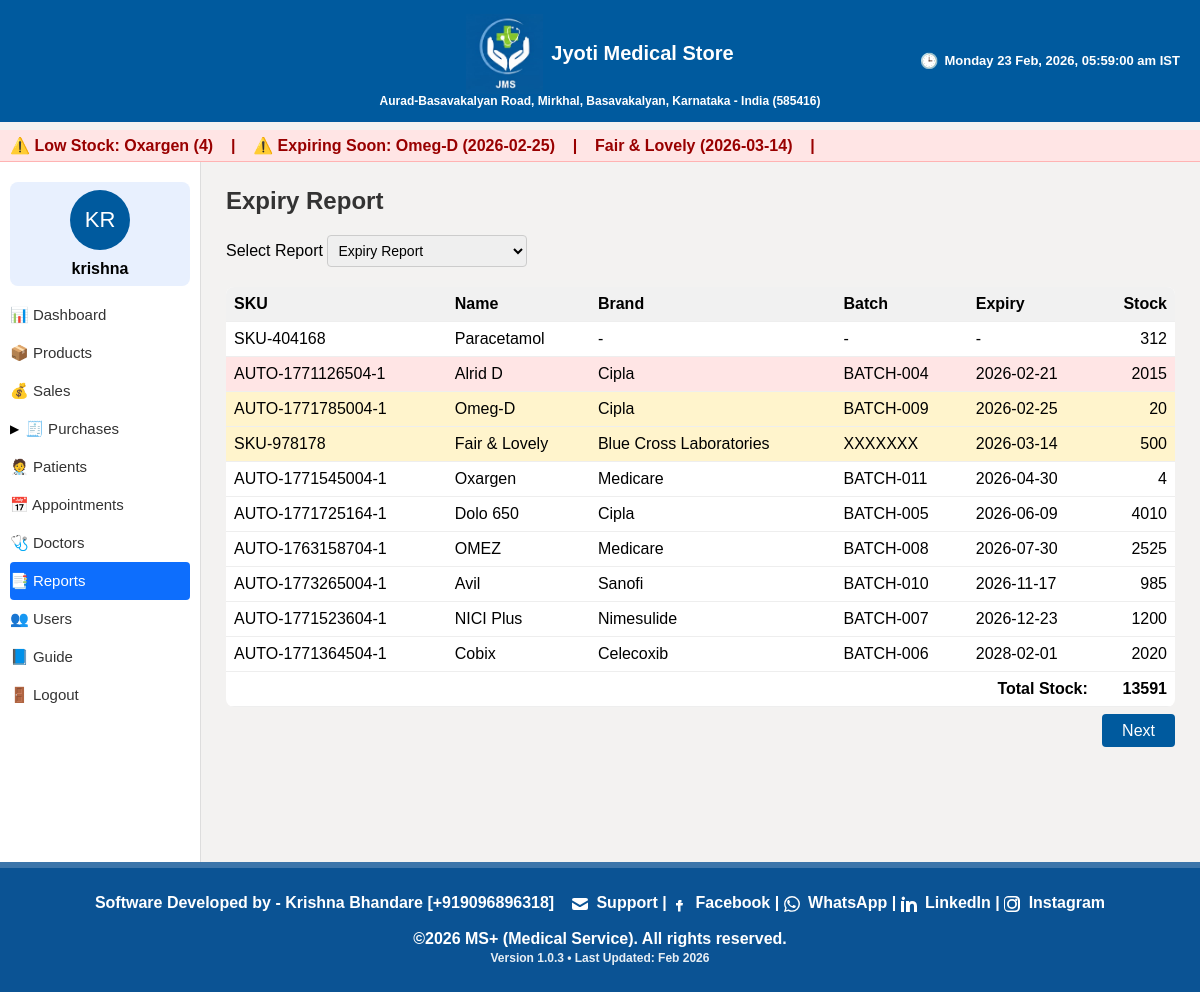
The app's page /reports/expiry (signed in) with its own data.
### models.py (models this page shows, shortened)
class Product(db.Model):
    __tablename__ = 'products'
    id = db.Column(db.Integer, primary_key=True)
    sku = db.Column(db.String(50), unique=True, nullable=False)
    name = db.Column(db.String(200), nullable=False)
    brand = db.Column(db.String(100))
    batch_no = db.Column(db.String(100))
    expiry_date = db.Column(db.Date)
    purchase_price = db.Column(db.Float, default=0.0)
    sale_price = db.Column(db.Float, default=0.0)
    tax_rate = db.Column(db.Float, default=0.0)
    current_stock = db.Column(db.Integer, default=0)
    category = db.Column(db.String(50))  # medicine, cosmetic, fmcg, life_saving, ayurvedic, equipment, general
    gst_percent = db.Column(db.Float, default=0)
    cgst_percent = db.Column(db.Float, default=0)
    sgst_percent = db.Column(db.Float, default=0)

class User(UserMixin, db.Model):
    __tablename__ = 'users'
    id = db.Column(db.Integer, primary_key=True)
    username = db.Column(db.String(80), unique=True, nullable=False)
    email = db.Column(db.String(120), unique=True, nullable=True)
    password_hash = db.Column(db.String(200), nullable=False)
    role = db.Column(db.String(20), default='staff')
    created_at = db.Column(db.DateTime, default=datetime.utcnow)
    first_name = db.Column(db.String(120), nullable=True)
    last_name = db.Column(db.String(120), nullable=True)
    file_label = db.Column(db.String(64), nullable=True)
    profile_image = db.Column(db.String(256), nullable=True)

### app.py (the view)
@app.route('/reports/expiry')
@login_required
def report_expiry():
    from datetime import date, timedelta
    page = request.args.get('page', 1, type=int)
    products_query = Product.query.order_by(Product.expiry_date)
    products = products_query.paginate(
        page=page,
        per_page=10,
        error_out=False
    )
    current_date = date.today()
    soon_date = current_date + timedelta(days=30)
    all_products = products_query.all()
    expired_count = sum(
        1 for p in all_products
        if p.expiry_date and p.expiry_date <= current_date
    )
    expiring_soon_count = sum(
        1 for p in all_products
        if p.expiry_date and current_date < p.expiry_date <= soon_date
    )
    return render_template(
        'reports/expiry_report.html',
        products=products,
        current_date=current_date,
        soon_date=soon_date,
        expired_count=expired_count,
        expiring_soon_count=expiring_soon_count
    )

### app.py (called while the page is built)
@login_manager.user_loader
def load_user(user_id):
    try:
        return User.query.get(int(user_id))
    except:
        return None

@app.before_request
def require_login():
    if request.endpoint is None:
        return
    allowed_routes = ['login', 'forgot', 'reset_otp', 'static']
    if request.endpoint.startswith('static'):
        return
    if request.endpoint not in allowed_routes and not current_user.is_authenticated:
        return redirect(url_for('login'))

@app.context_processor
def inject_globals():
    if current_user.is_authenticated:
        initials = current_user.username[:2].upper()
        display_name = current_user.username
    else:
        initials = ""
        display_name = ""
    ist = datetime.utcnow() + timedelta(hours=5, minutes=30)
    current_dt_display = ist.strftime("%A, %d %b %Y, %I:%M:%S %p IST")
    current_day = ist.strftime("%A")
    return dict(
        initials=initials,
        display_name=display_name,
        current_dt_display=current_dt_display,
        current_day=current_day,
        is_admin=is_admin   # ⭐ ADD THIS LINE
    )

@app.teardown_appcontext
def shutdown_session(exception=None):
    db.session.remove()

@app.context_processor
def inject_low_stock():
    from flask import request
    if request.endpoint and (
        "login" in request.endpoint or
        "auth" in request.endpoint
    ):
        return dict(low_stock=[], expiring_soon=[])
    try:
        low_stock = Product.query.filter(Product.current_stock <= 5).all()
        today = date.today()
        soon = today + timedelta(days=30)
        expiring_soon = Product.query.filter(
            Product.expiry_date <= soon,
            Product.expiry_date >= today
        ).all()
        return dict(
            low_stock=low_stock,
            expiring_soon=expiring_soon
        )
    except Exception:
        return dict(low_stock=[], expiring_soon=[])

### templates/reports/expiry_report.html (shortened to what this page needs)
{% extends "base.html" %}
{% block content %}
<h2>Expiry Report</h2>
<div style="display:flex; gap:20px; margin-bottom:20px; align-items:flex-end;">
    <div>
        <label>Select Report</label>
        <select id="report-select" style="padding:6px; width:200px;">
            <option value="/reports/expiry" {% if 'expiry' in request.path %}selected{% endif %}>Expiry Report</option>
        </select>
    </div>
</div>
<table id="expiryTable" border="0" cellpadding="6" cellspacing="0"
       style="width:100%; background:white; border-radius:8px; overflow:hidden;">
    <thead style="background:#f1f1f1;">
        <tr>
            <th onclick="sortTable('expiryTable', 0)" style="cursor:pointer;" align="left">SKU</th>
            <th onclick="sortTable('expiryTable', 1)" style="cursor:pointer;" align="left">Name</th>
            <th onclick="sortTable('expiryTable', 2)" style="cursor:pointer;" align="left">Brand</th>
            <th onclick="sortTable('expiryTable', 3)" style="cursor:pointer;" align="left">Batch</th>
            <th onclick="sortTable('expiryTable', 4)" style="cursor:pointer;" align="left">Expiry</th>
            <th onclick="sortTable('expiryTable', 5)" style="cursor:pointer;" align="right">Stock</th>
        </tr>
    </thead>
<tbody>
    {% set ns = namespace(total_stock=0) %}
    {% for p in products.items %}
        {% set ns.total_stock = ns.total_stock + (p.current_stock or 0) %}
        {% set expired = (p.expiry_date and p.expiry_date <= current_date) %}
        {% set expiring_soon = (p.expiry_date and p.expiry_date > current_date and p.expiry_date <= soon_date) %}
        <tr
            class="
                {% if expired %}low-stock-row
                {% elif expiring_soon %}expiring-soon-row
                {% endif %}
            "
        >
            <td>{{ p.sku }}</td>
            <td>{{ p.name }}</td>
            <td>{{ p.brand or '-' }}</td>
            <td>{{ p.batch_no or '-' }}</td>
            <td>{{ p.expiry_date or '-' }}</td>
            <td align="right">{{ p.current_stock or 0 }}</td>
        </tr>
    {% endfor %}
</tbody>
<tfoot>
    <tr>
        <td colspan="5" align="right"><strong>Total Stock:</strong></td>
        <td align="right"><strong>{{ ns.total_stock }}</strong></td>
    </tr>
</tfoot>
</table>
<div style="text-align: right; margin-top: 15px;">
    {% if products.has_next %}
        <a href="{{ url_for('report_expiry', page=products.next_num) }}" class="btn btn-primary">Next</a>
    {% endif %}
</div>
{% endblock %}

### templates/base.html (shortened to what this page needs)
<!DOCTYPE html>
<html lang="en">
<head>
    <link rel="stylesheet" href="{{ url_for('static', filename='css/style.css') }}">
</head>
<body>
<div class="fixed-header">
    <div class="topbar">
<div style="flex:1; text-align:center; line-height:1.3; display:flex; flex-direction:column; align-items:center;">
    <div style="display:flex; align-items:center; gap:8px;">
        <img src="{{ url_for('static', filename='logo.PNG') }}" class="title-logo">
        <strong style="font-size:20px;">Jyoti Medical Store</strong>
    </div>
    <span style="font-size:12px;">
        Aurad-Basavakalyan Road, Mirkhal, Basavakalyan, Karnataka - India (585416)
    </span>
</div>
        {% block top_right %}
        <div style="position:absolute; right:20px; font-size:13px; display:flex; align-items:center; gap:6px;">
            <span style="font-size:15px;">🕒</span>
            <span id="live_datetime"></span>
        </div>
        {% endblock %}
    </div>
</div>
<div style="height: 70px;"></div>
{% block alerts %}
{% if low_stock or expiring_soon %}
<div class="alert-marquee print-hide"
     style="
        background:#ffe5e5;
        padding:6px 10px;
        color:#900;
        font-weight:bold;
        white-space:nowrap;
        overflow:hidden;
        border-bottom:1px solid #ffb3b3;
     ">
    <marquee behavior="scroll" direction="left" scrollamount="5">
        {% if low_stock %}
            ⚠️ Low Stock:
            {% for p in low_stock %}
                {{ p.name }} ({{ p.current_stock }}) &nbsp;&nbsp; | &nbsp;&nbsp;
            {% endfor %}
        {% endif %}
        {% if expiring_soon %}
            ⚠️ Expiring Soon:
            {% for p in expiring_soon %}
                {{ p.name }} ({{ p.expiry_date }}) &nbsp;&nbsp; | &nbsp;&nbsp;
            {% endfor %}
        {% endif %}
    </marquee>
</div>
{% endif %}
{% endblock %}
<div class="layout">
{% if current_user.is_authenticated %}
<div class="sidebar">
    <div class="profile-card">
        <div class="initials-circle">{{ initials }}</div>
        <div><strong>{{ display_name }}</strong></div>
    </div>
    <a href="{{ url_for('dashboard') }}" class="menu-item">📊 Dashboard</a>
    <a href="{{ url_for('products') }}" class="menu-item">📦 Products</a>
    <a href="{{ url_for('sales_list') }}" class="menu-item">💰 Sales</a>
    <li class="has-submenu menu-parent" onclick="toggleMenu('purchaseMenu')">
        <span class="menu-arrow" id="purchaseArrow">▶</span>
        <a href="#">🧾 Purchases</a>
    </li>
    <a href="{{ url_for('patients') }}" class="menu-item">🧑‍⚕️ Patients</a>
    <a href="{{ url_for('appointments_list') }}" class="menu-item">📅 Appointments</a>
    <a href="{{ url_for('doctors_list') }}" class="menu-item">🩺 Doctors</a>
    <a href="{{ url_for('report_expiry') }}" class="menu-item">📑 Reports</a>
    {% if current_user.role == 'admin' %}
    <a href="{{ url_for('users_list') }}" class="menu-item">👥 Users</a>
    {% endif %}
    <a href="{{ url_for('guide') }}" class="menu-item">📘 Guide</a>
    <a href="{{ url_for('logout') }}" class="menu-item">🚪 Logout</a>
</div>
{% endif %}
    <div class="content">
        {% block content %}{% endblock %}
    </div>
</div>
<div class="fixed-footer">
    Software Developed by - Krishna Bhandare [+919096896318]
    &nbsp;&nbsp;
    <a href="mailto:bhandare.krishna5@gmail.com" target="_blank" rel="noopener noreferrer">
        <svg xmlns="http://www.w3.org/2000/svg" width="16" height="16" fill="currentColor" viewBox="0 0 16 16" style="vertical-align:middle;">
            <path d="M0 4a2 2 0 0 1 2-2h12a2 2 0 0 1 2 2v.217l-8 4.8-8-4.8V4z"/>
            <path d="M0 6.383v5.617a2 2 0 0 0 2 2h12a2 2 0 0 0 2-2V6.383l-7.555 4.533a1 1 0 0 1-1.11 0L0 6.383z"/>
        </svg>
        Support
    </a> |
    <a href="https://m.facebook.com/public/Bhandare-Krishna/" target="_blank" rel="noopener noreferrer">
        <svg xmlns="http://www.w3.org/2000/svg" width="16" height="16" fill="currentColor" viewBox="0 0 16 16" style="vertical-align:middle;">
            <path d="M8.94 6.5H10.5V4H8.94C7.64 4 7 4.67 7 5.94V7H5v2.5h2v6h2.5v-6h2l.5-2.5h-2.5v-.56c0-.33.17-.44.44-.44z"/>
        </svg>
        Facebook
    </a> |
    <a href="https://wa.me/919096896318" target="_blank" rel="noopener noreferrer">
        WhatsApp
    </a> |
    <a href="https://www.linkedin.com/in/krishna-bhandare-893b74102" target="_blank" rel="noopener noreferrer">
        LinkedIn
    </a> |
    <a href="https://www.instagram.com/reel/CmBQhjhAg4d/" target="_blank" rel="noopener noreferrer">
        Instagram
    </a>
    <br><br>
    ©2026 MS+ (Medical Service). All rights reserved.<br>
    <span style="font-size: 12px; opacity: 0.9;">
        Version 1.0.3 • Last Updated: Feb 2026
    </span>
</div>
</body>
</html>

### static/css/style.css (style rules this page uses)
body { margin: 0; font-family: Arial, sans-serif; background: #f3f2f1; }
h1, h2, h3, h4 { margin-top: 0; color: #333; }
a { color: #005a9e; text-decoration: none; }
input, select, textarea { font-size: 14px; border: 1px solid #ccc; border-radius: 4px; }
.topbar { background: #005a9e; color: white; padding: 12px; display: flex; justify-content: center; align-items: center; font-size: 22px; font-weight: bold; position: relative; }
.layout { display: flex; height: calc(100vh - 50px); }
.sidebar { width: 250px; background: white; border-right: 1px solid #ddd; padding: 20px; }
.sidebar { padding-left: 10px !important; padding-right: 10px !important; width: 180px !important; }
.sidebar a { display: block; padding: 10px 0; color: #333; font-size: 15px; }
.profile-card { padding: 8px; background: #e8f0fe; border-radius: 8px; margin-bottom: 10px; text-align: center; }
.initials-circle { width: 60px; height: 60px; background: #005a9e; color: white; border-radius: 50%; display: flex; justify-content: center; align-items: center; font-size: 22px; margin: 0 auto 10px; }
.content { flex: 1; padding: 25px; overflow-y: auto; }
.btn { padding: 8px 20px; border: none; cursor: pointer; border-radius: 4px; }
.btn-primary { background: #005a9e; color: white; }
table { width: 100%; border-collapse: collapse; background: white; border-radius: 8px; overflow: hidden; }
table thead { background: #f1f1f1; }
table th, table td { padding: 8px; border-bottom: 1px solid #eee; }
.fixed-header { position: fixed; top: 0; left: 0; width: 100%; z-index: 9999; }
.layout { margin-top: 100px; }
body { padding-bottom: 70px; }
.fixed-footer { position: fixed; bottom: 0; left: 0; width: 100%; background: #0B5394; color: white; text-align: center; padding: 26px 0; font-weight: 600; font-size: 16px; z-index: 9999; border-top: 6px solid rgba(255,255,255,0.2); }
.content { padding-bottom: 80px; }
html, body { height: 100%; margin: 0; padding: 0; }
.layout { min-height: calc(100vh - 60px); padding-bottom: 80px; }
.alert-marquee { margin-top: 12px; position: relative; z-index: 998; }
.layout { margin-top: 0 !important; padding-top: 0 !important; }
.alert-marquee { position: relative; z-index: 998; margin-top: 60px; }
.menu-parent { display: flex; align-items: center; gap: 6px; }
.menu-arrow { font-size: 12px; transition: transform 0.2s ease; }
.sidebar a.active { background: #0d6efd; color: white !important; border-radius: 4px; }

### templates/base.html (style rules this page uses)
.alert-marquee { position: relative; z-index: 998; }
.title-logo { height: 80px; width: auto; margin-top: 2px; }
.fixed-footer a { color: inherit !important; text-decoration: none !important; }
.fixed-footer svg { fill: currentColor; margin-right: 4px; }

### templates/reports/expiry_report.html (style rules this page uses)
.low-stock-row { background-color: #ffe5e5 !important; }
.expiring-soon-row { background-color: #fff4cc !important; }

### records on screen
Product: name "Oxargen", current_stock "4", sku "AUTO-1771545004-1", brand "Medicare", batch_no "BATCH-011", expiry_date "2026-04-30"
Product: name "Omeg-D", expiry_date "2026-02-25", sku "AUTO-1771785004-1", brand "Cipla", batch_no "BATCH-009", current_stock "20"
Product: name "Fair & Lovely", expiry_date "2026-03-14", sku "SKU-978178", brand "Blue Cross Laboratories", batch_no "XXXXXXX", current_stock "500"
User: username "krishna"
Product: sku "SKU-404168", name "Paracetamol", brand "-", batch_no "-", expiry_date "-", current_stock "312"
Product: sku "AUTO-1771126504-1", name "Alrid D", brand "Cipla", batch_no "BATCH-004", expiry_date "2026-02-21", current_stock "2015"
Product: sku "AUTO-1771725164-1", name "Dolo 650", brand "Cipla", batch_no "BATCH-005", expiry_date "2026-06-09", current_stock "4010"
Product: sku "AUTO-1763158704-1", name "OMEZ", brand "Medicare", batch_no "BATCH-008", expiry_date "2026-07-30", current_stock "2525"
Product: sku "AUTO-1773265004-1", name "Avil", brand "Sanofi", batch_no "BATCH-010", expiry_date "2026-11-17", current_stock "985"
Product: sku "AUTO-1771523604-1", name "NICI Plus", brand "Nimesulide", batch_no "BATCH-007", expiry_date "2026-12-23", current_stock "1200"
Product: sku "AUTO-1771364504-1", name "Cobix", brand "Celecoxib", batch_no "BATCH-006", expiry_date "2028-02-01", current_stock "2020"

### other values on screen
{{ initials }} "KR"
{{ ns.total_stock }} "13591"
